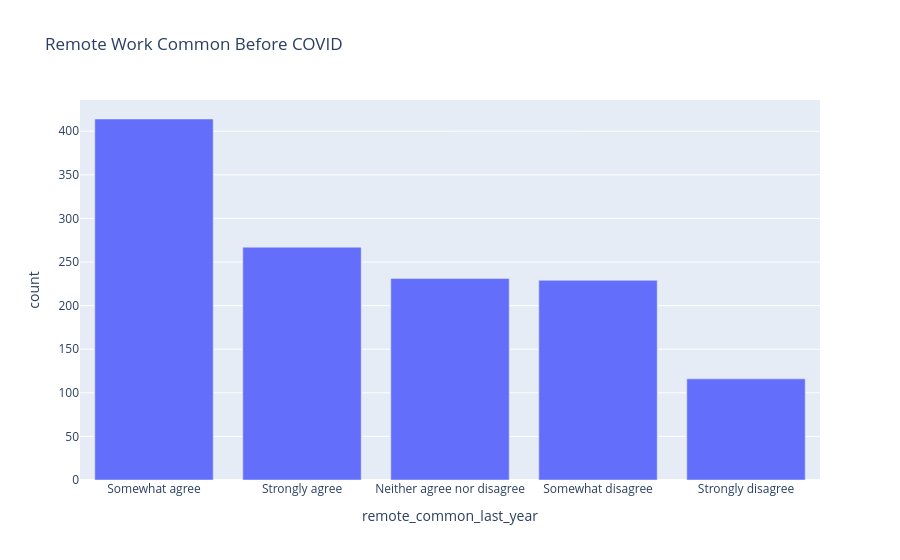

Here is the notebook cell this chart was saved with:
### Markdown cell above
## Q4. Was remote work commonly practiced before COVID-19?

### Code cell
# Count values (no custom order specified, uses default order)
remote_common_counts = df_remote['remote_common_last_year'].value_counts().reset_index()
remote_common_counts.columns = ['remote_common_last_year', 'count']

# Create bar chart
fig = px.bar(
    remote_common_counts,
    x='remote_common_last_year',
    y='count',
    title='Remote Work Common Before COVID'
)

fig.show()

### Figure 1 — Plotly figure (JSON) as saved in the notebook; plotly's stock layout.template omitted (floating-point values rounded to 4 significant figures)
{"data": [{"alignmentgroup": "True", "hovertemplate": "remote_common_last_year=%{x}<br>count=%{y}<extra></extra>", "legendgroup": "", "marker": {"color": "#636efa", "pattern": {"shape": ""}}, "name": "", "offsetgroup": "", "orientation": "v", "showlegend": false, "textposition": "auto", "type": "bar", "x": ["Somewhat agree", "Strongly agree", "Neither agree nor disagree", "Somewhat disagree", "Strongly disagree"], "xaxis": "x", "y": [414, 267, 231, 229, 116], "yaxis": "y"}], "layout": {"barmode": "relative", "legend": {"tracegroupgap": 0}, "title": {"text": "Remote Work Common Before COVID"}, "xaxis": {"anchor": "y", "domain": [0, 1], "title": {"text": "remote_common_last_year"}}, "yaxis": {"anchor": "x", "domain": [0, 1], "title": {"text": "count"}}}}
